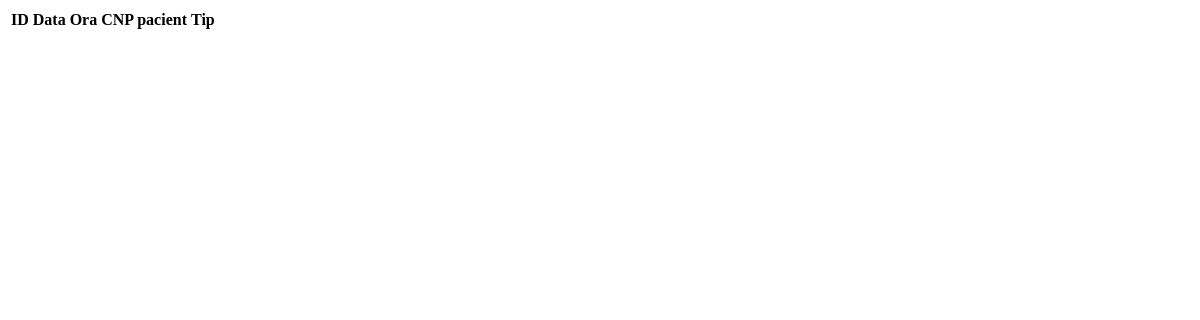
Before: /program/istoric_programari.php with the older database file.
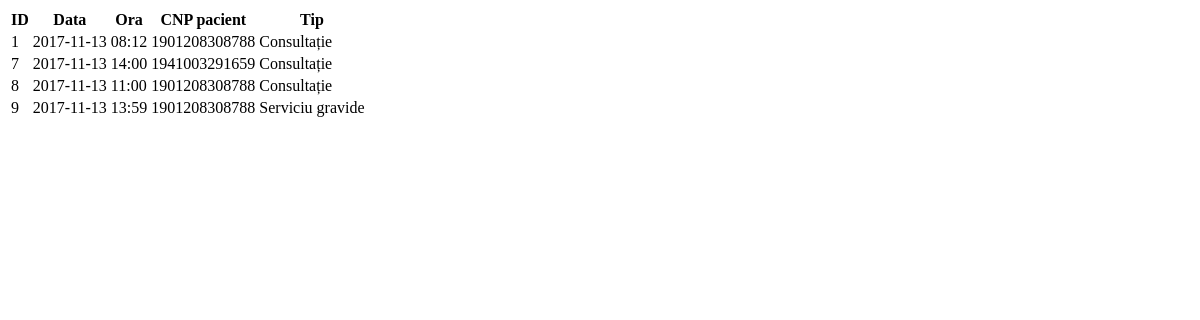
After: the same page with the newer database file.
### tables this page shows
CREATE TABLE "programari" (
	`id_p`	INTEGER PRIMARY KEY AUTOINCREMENT,
	`data_p`	TEXT,
	`ora_p`	TEXT,
	`cnp_pacient`	TEXT,
	`nume_p`	TEXT,
	FOREIGN KEY(`cnp_pacient`) REFERENCES `pacienti`(`CNP`)
);

### program/istoric_programari.php (the view, shortened to what this page needs)
<? include("../dbconn.php"); ?>
<html>
<head>
</head>
<body>
	<?php
		 $data = date("Y-m-d");
		 $ora = date("H:i");
	?>
    	<div class="panou-tabel">
    	<div class="table-responsive">
                                <table class="table table-striped table-bordered table-hover" id="tabel-cu-programari">
                                    <thead>
                                        <tr>
                                            <th>ID</th>
                                            <th>Data</th>
                                            <th>Ora</th>
                                            <th>CNP pacient</th>
                                            <th>Tip</th>
                                        </tr>
                                    </thead>
                                    <tbody>
                                        <?php
                                        $n = 5;
										$result = $conn->prepare("SELECT * from programari WHERE data_p <= '".$data."' AND ora_p < '".$ora."'");
										$result->execute();
										for($j=0; $row = $result->fetch(); $j++){
										?>
										<tr name="<?php echo $id; ?>">
										<?php for($i=0; $i<$n; $i++){ ?>
											<td> <?php echo $row[$i]; ?></td>
										<?php } ?>
										</tr>
										<?php } ?>
                                    </tbody>
                                </table>
                            </div>
                            </div>
</body>
</html>

Changed rows visible on the page:
added programari: id_p "1", data_p "2017-11-13", ora_p "08:12", cnp_pacient "1901208308788", nume_p "Consultație"
added programari: id_p "7", data_p "2017-11-13", ora_p "14:00", cnp_pacient "1941003291659", nume_p "Consultație"
added programari: id_p "8", data_p "2017-11-13", ora_p "11:00", cnp_pacient "1901208308788", nume_p "Consultație"
added programari: id_p "9", data_p "2017-11-13", ora_p "13:59", cnp_pacient "1901208308788", nume_p "Serviciu gravide"
